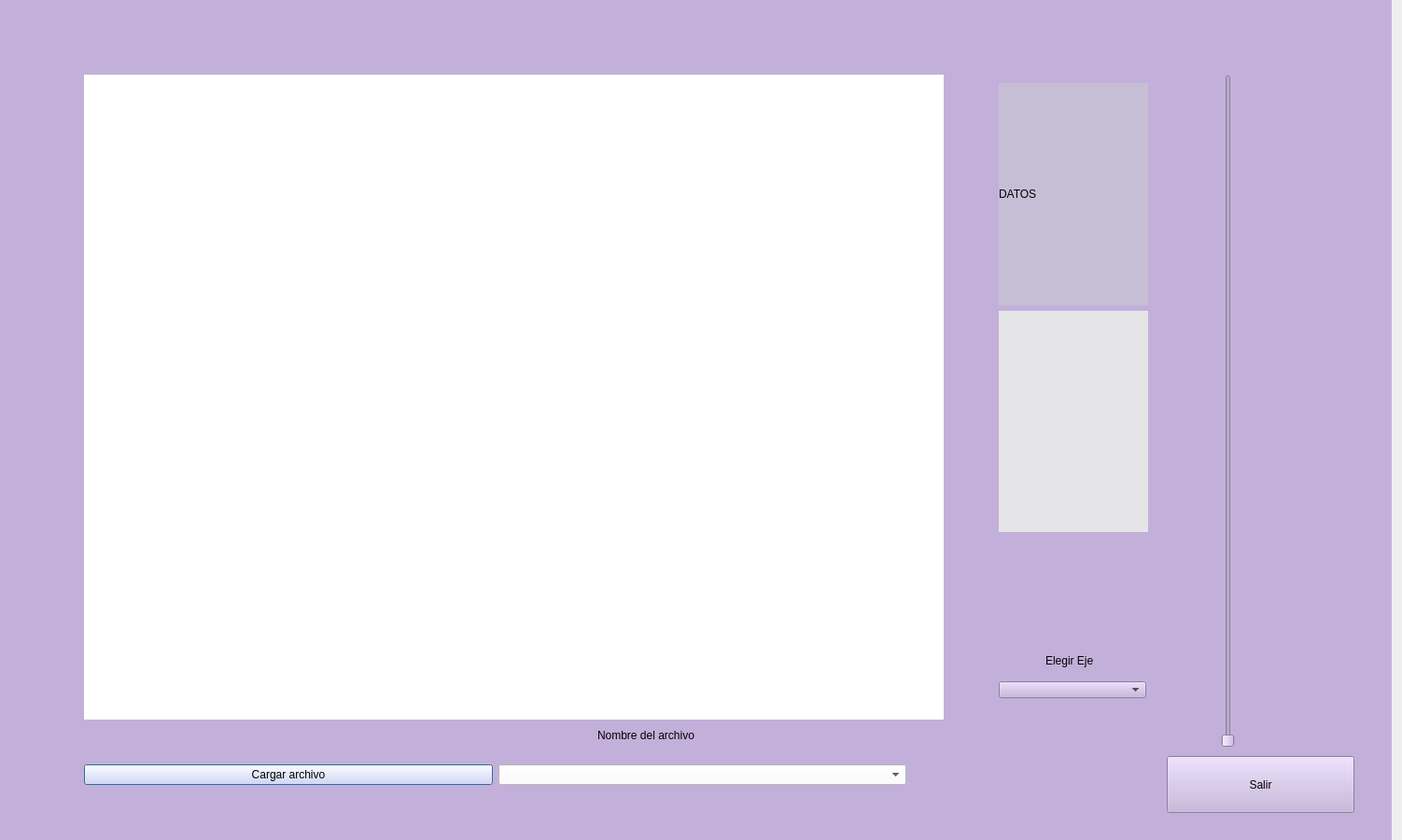
<?xml version="1.0" encoding="UTF-8"?>
<ui version="4.0">
 <class>Dialog</class>
 <widget class="QDialog" name="Dialog">
  <property name="geometry">
   <rect>
    <x>0</x>
    <y>0</y>
    <width>1502</width>
    <height>900</height>
   </rect>
  </property>
  <property name="minimumSize">
   <size>
    <width>1500</width>
    <height>900</height>
   </size>
  </property>
  <property name="windowTitle">
   <string>Dialog</string>
  </property>
  <widget class="QWidget" name="widget" native="true">
   <property name="geometry">
    <rect>
     <x>-20</x>
     <y>0</y>
     <width>1511</width>
     <height>1101</height>
    </rect>
   </property>
   <property name="minimumSize">
    <size>
     <width>511</width>
     <height>511</height>
    </size>
   </property>
   <property name="styleSheet">
    <string notr="true">background-color: rgb(195, 176, 218);</string>
   </property>
   <widget class="QLabel" name="label">
    <property name="geometry">
     <rect>
      <x>110</x>
      <y>80</y>
      <width>921</width>
      <height>691</height>
     </rect>
    </property>
    <property name="styleSheet">
     <string notr="true">background-color: rgb(255, 255, 255);</string>
    </property>
    <property name="text">
     <string/>
    </property>
   </widget>
   <widget class="QSlider" name="verticalSlider">
    <property name="geometry">
     <rect>
      <x>1290</x>
      <y>80</y>
      <width>91</width>
      <height>721</height>
     </rect>
    </property>
    <property name="orientation">
     <enum>Qt::Vertical</enum>
    </property>
   </widget>
   <widget class="QWidget" name="horizontalLayoutWidget">
    <property name="geometry">
     <rect>
      <x>110</x>
      <y>800</y>
      <width>881</width>
      <height>61</height>
     </rect>
    </property>
    <layout class="QHBoxLayout" name="horizontalLayout">
     <item>
      <widget class="QPushButton" name="abrir">
       <property name="styleSheet">
        <string notr="true">background-color: rgb(223, 216, 255);</string>
       </property>
       <property name="text">
        <string>Cargar archivo</string>
       </property>
      </widget>
     </item>
     <item>
      <widget class="QComboBox" name="comboBox">
       <property name="styleSheet">
        <string notr="true">background-color: rgb(255, 255, 255);</string>
       </property>
      </widget>
     </item>
    </layout>
   </widget>
   <widget class="QPushButton" name="close">
    <property name="geometry">
     <rect>
      <x>1270</x>
      <y>810</y>
      <width>201</width>
      <height>61</height>
     </rect>
    </property>
    <property name="text">
     <string>Salir</string>
    </property>
   </widget>
   <widget class="QLabel" name="label_2">
    <property name="geometry">
     <rect>
      <x>660</x>
      <y>780</y>
      <width>331</width>
      <height>16</height>
     </rect>
    </property>
    <property name="text">
     <string>Nombre del archivo</string>
    </property>
   </widget>
   <widget class="QWidget" name="verticalLayoutWidget">
    <property name="geometry">
     <rect>
      <x>1090</x>
      <y>89</y>
      <width>160</width>
      <height>481</height>
     </rect>
    </property>
    <layout class="QVBoxLayout" name="verticalLayout">
     <item>
      <widget class="QLabel" name="label_3">
       <property name="styleSheet">
        <string notr="true">background-color: rgb(198, 190, 213);</string>
       </property>
       <property name="text">
        <string>DATOS</string>
       </property>
      </widget>
     </item>
     <item>
      <widget class="QLabel" name="datos">
       <property name="styleSheet">
        <string notr="true">background-color: rgb(229, 228, 230);</string>
       </property>
       <property name="text">
        <string/>
       </property>
      </widget>
     </item>
    </layout>
   </widget>
   <widget class="QComboBox" name="comboBox_eje">
    <property name="geometry">
     <rect>
      <x>1090</x>
      <y>730</y>
      <width>158</width>
      <height>18</height>
     </rect>
    </property>
   </widget>
   <widget class="QLabel" name="label_4">
    <property name="geometry">
     <rect>
      <x>1140</x>
      <y>700</y>
      <width>61</width>
      <height>16</height>
     </rect>
    </property>
    <property name="text">
     <string>Elegir Eje</string>
    </property>
   </widget>
  </widget>
 </widget>
 <resources/>
 <connections/>
</ui>
